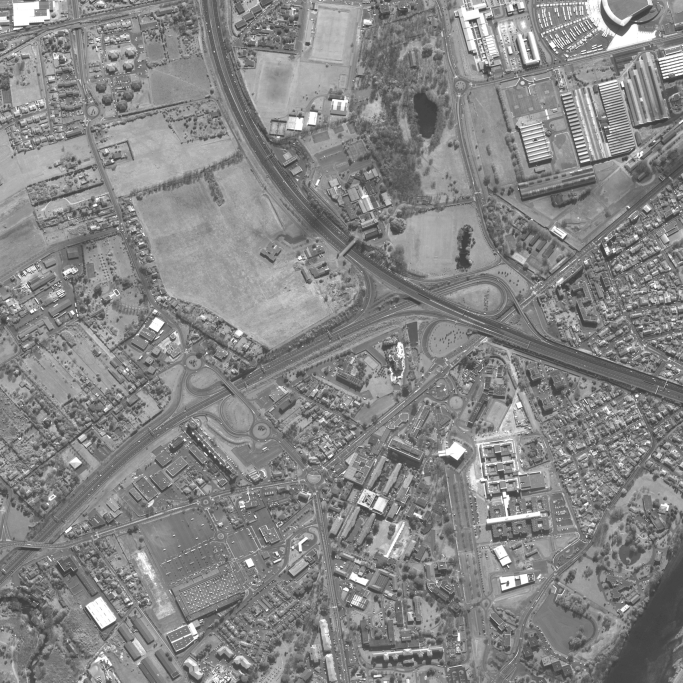
%> input picture data/toulouse1_qb.gif, 2048 x 2048 px (shown at 1/3 size)
$ octave demonstration_graylevelgrabcut.m   (GNU Octave 9; MATLAB toolbox functions it lacks are replaced by stand-ins)
%> lines starting %> are read from the running program, lines starting %| are printed output that depends on the picture
### code/matlab/src/drawWindows.m
function []=drawWindows(win, color)
% draw a windows on the previous figure using color
% win = [x_min,x_max,y_min,y_max]
    for i=1:size(win,1)
        x_begin=win(i,1);
        x_end=win(i,2);
        y_begin=win(i,3);
        y_end=win(i,4);
        x_draw=[x_begin,x_begin,x_end,x_end,x_begin];
        y_draw=[y_begin,y_end,y_end,y_begin,y_begin];
        plot(x_draw,y_draw,'Color',color,'LineWidth',2);
    end

end

### code/matlab/src/extractFromMask.m
function forground=extractFromMask(I_sub,forgroundMask)
    forground=[];
    for i=1:size(I_sub,3)
        J=I_sub(:,:,i);
        forground(:,i)=J(forgroundMask>0.5);
    end
end

### code/matlab/src/demonstration_graylevelgrabcut.m
 %%read data

close all
clear all
rng('default');
%%
dataPath='/home/li/MVA/Graphcut_shadow/data';
% I=imread('/home/li/MVA/Graphcut_shadow/data/lille.jpg');
I=imread('/home/li/MVA/Graphcut_shadow/data/toulouse1_qb.gif');
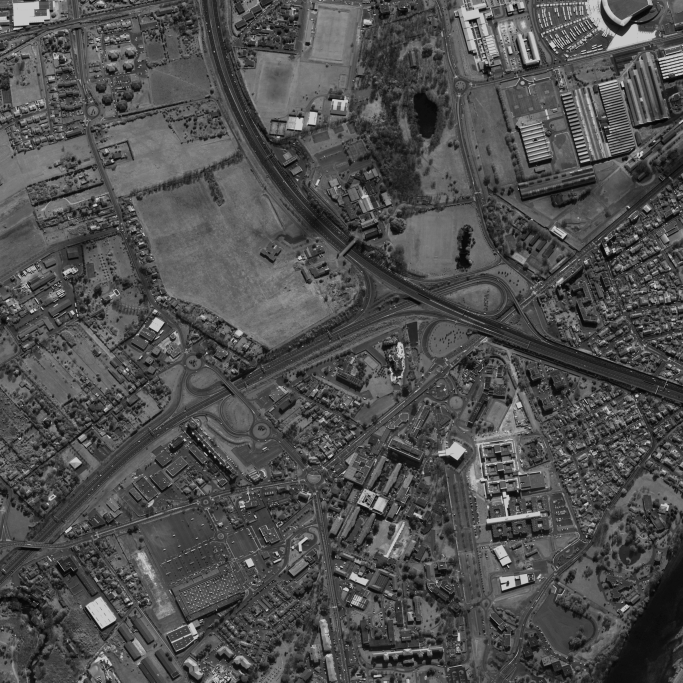
%> I: size 2048x2048 uint8 (shown at 1/3 size); min 0, max 200, mean 79.1
%I=imread('/home/li/MVA/Graphcut_shadow/data/zebra.jpg');
figure,imshow(I);
%% select sub window
% window_size=[200,200];
window_size=[100,100];%toulouse
% window_size=[60,60];%lille
window_center=[1350,1350]; %toulouse
% window_center=[430, 430]; %lille
% window_center=[600, 700]; %lille
% window_center=[750,800];
I_sub=I(window_center(1)-window_size(1):window_center(1)+window_size(1),window_center(2)-window_size(2):window_center(2)+window_size(2),:);
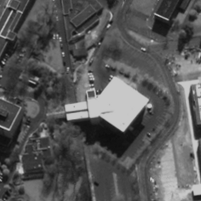
%> I_sub: size 201x201 uint8; min 13, max 200, mean 86.9
%I_sub=(I);
%I_sub=imresize(I_sub,0.5);

I_sub=double(I_sub)/255;
%> I_sub: size 201x201 double
if (size(I_sub,3)==1)
    I_rgb=repmat(I_sub,[1,1,3]);
else
    I_rgb=I_sub;
    I_sub=rgb2gray(I_rgb);
end
figure(),imshow(I_rgb);
%%
windows_for=getSubSample(I_rgb,[1 0 0]);
%> windows_for = []
hf=figure(),imshow(I_rgb);hold on
drawWindows(windows_for,[1,0,0]);
set(gca,'position',[0 0 1 1],'units','normalized')
saveas(hf,'init','png');
%%
forgroundMask=zeros(size(I_sub,1),size(I_sub,2));%multi chanel is possible
forground=[];
windows_for=floor(windows_for);
for i=1:size(windows_for,1)
    forgroundMask(windows_for(i,3):windows_for(i,4),windows_for(i,1):windows_for(i,2))=1;
end
%> forgroundMask: size 201x201 double; every value is 0
%%
forground=extractFromMask(I_sub,forgroundMask);
%> forground = []
%> (the run ends here)
